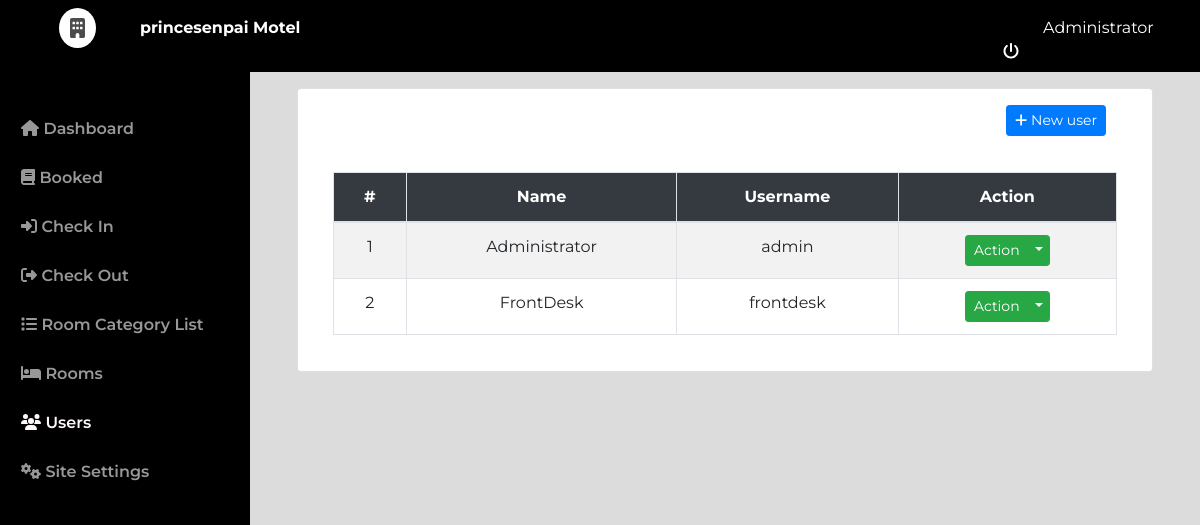
Page /admin/index.php?page=users (signed in) on the committed database.
### tables this page shows
CREATE TABLE `users` (
  `id` int(30) NOT NULL,
  `name` varchar(200) NOT NULL,
  `username` varchar(100) NOT NULL,
  `password` varchar(200) NOT NULL,
  `type` tinyint(1) NOT NULL DEFAULT 2 COMMENT '1=admin , 2 = staff'
);

### admin/users.php (the view, shortened to what this page needs)
<div class="container-fluid mt-4">
	<div class="row justify-content-center">
		<div class="card col-lg-11">
		<div class="float-right">
			<div class="col-lg-12">
					<button class="btn btn-primary float-right btn-sm m-3" id="new_user"><i class="fa fa-plus"></i> New user</button>
			</div>
			</div>
			<div class="card-body">
				<table class="table table-striped table-bordered col-md-12">
					<thead class="bg-dark text-white">
						<tr>
							<th class="text-center">#</th>
							<th class="text-center">Name</th>
							<th class="text-center">Username</th>
							<th class="text-center">Action</th>
						</tr>
					</thead>
					<tbody class="text-center">
						<?php
							include 'db_connect.php';
							$users = $conn->query("SELECT * FROM users order by name asc");
							$i = 1;
							while($row= $users->fetch_assoc()):
						?>
						<tr>
							<td>
								<?php echo $i++ ?>
							</td>
							<td>
								<?php echo $row['name'] ?>
							</td>
							<td>
								<?php echo $row['username'] ?>
							</td>
							<td>
										<div class="btn-group">
										<button type="button" class="btn btn-sm btn-success">Action</button>
										<button type="button" class="btn btn-sm btn-success dropdown-toggle dropdown-toggle-split" data-toggle="dropdown" aria-haspopup="true" aria-expanded="false">
										</button>
										</div>
							</td>
						</tr>
						<?php endwhile; ?>
					</tbody>
		       </table>
			</div>
		</div>
	</div>
</div>

### admin/assets/css/style.css (style rules this page uses)
body,html { font-family: 'Montserrat'; color: #444444; }

### admin/index.php (style rules this page uses)
body { background: #80808045; font-family: 'Montserrat'; color: #444444; }

### rows in the picture
users: name "Administrator", username "admin"
users: name "FrontDesk", username "frontdesk"

### other values in the picture
$_SESSION['setting_hotel_name'] "princesenpai Motel"
$_SESSION['login_name'] "Administrator"
